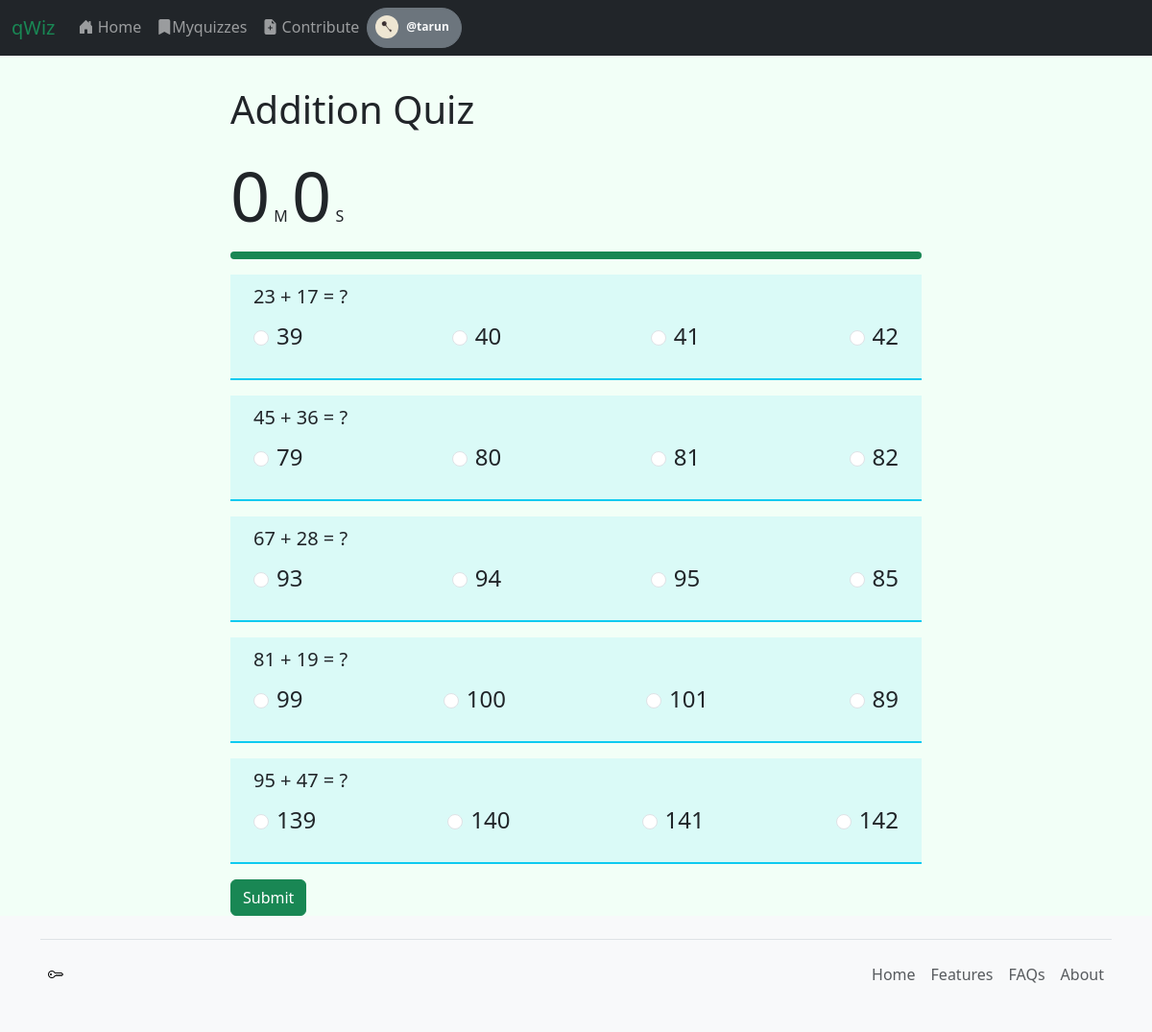
Page /take_quiz/1/ (signed in) on the committed database.
### app1/models.py (models this page shows, shortened)
class User(AbstractUser):
    profile_picture = models.ImageField(upload_to='profile_pictures/', null=True, blank=True)

class Quiz(models.Model):
    title = models.CharField(max_length=255)
    description = models.TextField(blank=True, null=True)
    created_at = models.DateTimeField(auto_now_add=True)
    instructions = models.TextField(blank=True, null=True)
    status = models.BooleanField(verbose_name="is_open", default=False)
    archived = models.BooleanField(verbose_name="is_archived", default=False)
    auther = models.ForeignKey(User, on_delete=models.SET_NULL, null=True, blank=True)
    difficulty_level = models.CharField(
        max_length=20,
        choices=[("easy", "Easy"), ("medium", "Medium"), ("hard", "Hard")],
        default="medium",
    )
    category = models.ForeignKey(
        Category, on_delete=models.SET_NULL, null=True, blank=True
    )
    time_limit = models.IntegerField(default=10)  # in minutes

class Question(models.Model):
    quiz = models.ForeignKey(Quiz, on_delete=models.CASCADE)
    points = models.PositiveIntegerField(default=0)
    question_text = models.TextField()
    category = models.ForeignKey(
        Category, on_delete=models.SET_NULL, null=True, blank=True
    )
    difficulty_level = models.CharField(
        max_length=20,
        choices=[("easy", "Easy"), ("medium", "Medium"), ("hard", "Hard")],
        default="medium",
    )
    time_limit = models.IntegerField(default=30)  # in seconds
    created_at = models.DateTimeField(auto_now_add=True)

class Choice(models.Model):
    question = models.ForeignKey(Question, on_delete=models.CASCADE)
    choice_text = models.CharField(max_length=255)
    is_correct = models.BooleanField(default=False)

### app1/views.py (the view)
# urls.py: path("take_quiz/<int:quiz_id>/", views.takequizview, name="take_quiz"),
@login_required
def takequizview(request, quiz_id):
    if request.method == "GET":
        quiz = get_object_or_404(Quiz, pk=quiz_id)
        questions = quiz.question_set.all()
        return render(request, "app1/take_quiz.html", {
                "quiz": quiz,
                "questions": questions,
        },)
    return redirect('app1:results')

### app1/templates/app1/take_quiz.html (shortened to what this page needs)
{% extends 'app1/base.html' %}
{% load static %}
{% block css %}
<link rel="stylesheet" href="{% static 'app1/css/take_quiz.css' %}">
{% endblock %}
{% block body %}
<div class="m-auto quiz-view">
    <div>
        <p class="fs-1">{{ quiz.title }}</p>
        <p><span class="display-2" id="minutes">0</span> M <span class="display-2" id="seconds">0</span> S</p>
    </div>
    <div class="progress mb-3" style="height: 8px;">
        <div class="progress-bar text-bg-success" id="progress-bar" style="width: 100%;"></div>
    </div>
    <form action="{% url 'app1:results' quiz.id %}" method='post'>
        {% for question in questions %}
            <div class="px-4 py-2 mb-3 bg-info bg-opacity-10 border-bottom border-2 border-info">
                <div class="quiz-question">{{ question.question_text }}</div>
                <ul class="d-flex flex-row flex-wrap quiz-choices align-items-center">
                    {% for choice in question.choice_set.all %}
                        <div class="form-check d-flex flex-row align-items-center justify-content-center">
                            <input class="form-check-input" type="radio" id="option-{{ choice.id }}" name="option-{{ question.id }}" value="{{ choice.id }}">
                            <label class="form-check-label fs-4" for="option-{{ choice.id }}">{{ choice.choice_text }}</label>
                        </div>
                    {% endfor %}
                </ul>
            </div>
        {% endfor %}
        <button type="submit" id="submit-button" class="btn btn-success">Submit</button>
    </form>
</div>
{% endblock %}

### app1/templates/app1/base.html (shortened to what this page needs)
{% load static %}
<!DOCTYPE html>
<html lang="en" class="h-100" data-bs-theme="light">
<head>
    <head>
        <link href="https://cdn.jsdelivr.net/npm/bootstrap@5.3.3/dist/css/bootstrap.min.css" rel="stylesheet">
        <link rel="stylesheet" href="https://cdn.jsdelivr.net/npm/bootstrap-icons@1.11.3/font/bootstrap-icons.min.css">
        <link rel="stylesheet" href="{% static 'app1/css/style.css' %}">
        {% block css %}{% endblock %}
    </head>
<body class='d-flex flex-column h-100 py-4 bg-body-tertiary'>
    <header>
        <nav class="navbar navbar-expand-md navbar-dark fixed-top bg-dark">
            <div class="container-fluid">
                <a class="navbar-brand text-success" href="{% url 'app1:index' %}">qWiz</a>
                <div class="navbar-collapse collapse" id="navbarCollapse">
                    <ul class="navbar-nav me-auto mb-2 mb-md-0">
                        <li class="nav-item">
                            <a class="nav-link" aria-current="page" href="{% url 'app1:index' %}"><i
                                    class="bi bi-house-door-fill"></i> Home</a>
                        </li>
                        <li class="nav-item">
                            <a class="nav-link" href="{% url 'app1:my_quizzes' %}"><i
                                    class="bi bi-bookmark-fill"></i>Myquizzes</a>
                        </li>
                        <li class="nav-item">
                            <a class="nav-link" href="{% url 'app1:create_quiz' %}"><i
                                    class="bi bi-file-earmark-plus-fill"></i> Contribute</a>
                        </li>
                        {% if user.is_authenticated %}
                        <div class="dropdown">
                            <button class="btn btn-secondary rounded-pill p-1" data-bs-toggle="dropdown"
                                aria-expanded="false">
                                <span
                                    class="badge d-flex align-items-center p-1  text-body bg-transparent rounded-pill"><img
                                        class="rounded-circle me-1" width="24" height="24"
                                        src="{% static 'app1/images/favicon/key-72.png' %}" alt="">
                                    <div class="col px-3 ">
                                        <div class="row text-light">
                                            @{{ user.username }}
                                        </div>
                                    </div>
                                </span>
                            </button>
                        </div>
                        {% endif %}
                    </ul>
                </div>
            </div>
        </nav>
    </header>
    <main class="flex-shrink-0">
        <div class="container">
            {% block body %}
            {% endblock %}
        </div>
    </main>
    <div class="footer mt-auto container">
        <footer class="d-flex flex-wrap justify-content-between align-items-center py-3 my-4 border-top">
            <a href="#" class="col-md-4 d-flex align-items-center justify-content-start p-2 mb-3 mb-md-0 me-md-auto link-body-emphasis text-decoration-none">
                <i class="bi bi-key"></i>
            </a>
            <ul class="nav justify-content-end">
            <li class="nav-item"><a href="#" class="nav-link px-2 text-body-secondary">Home</a></li>
            <li class="nav-item"><a href="#" class="nav-link px-2 text-body-secondary">Features</a></li>
            <li class="nav-item"><a href="#" class="nav-link px-2 text-body-secondary">FAQs</a></li>
            <li class="nav-item"><a href="#" class="nav-link px-2 text-body-secondary">About</a></li>
            </ul>
        </footer>
    </div>
</body>
</html>

### app1/static/app1/css/style.css (style rules this page uses)
main > .container { padding: 60px 15px 0; }

### app1/static/app1/css/take_quiz.css (style rules this page uses)
.quiz-question { font-size: 20px; margin-bottom: 8px; }
.quiz-choices { list-style: none; padding: 0; justify-content: space-between; }
.quiz-choices input[type="radio"] { margin-right: 0.5rem; }
.quiz-view { max-width: 720px; }
main { background-color: #f2fff7; }

### rows in the picture
User: username "tarun"
Quiz: title "Addition Quiz"
Question: question_text "23 + 17 = ?"
Choice: choice_text "39"
Choice: choice_text "40"
Choice: choice_text "41"
Choice: choice_text "42"
Question: question_text "45 + 36 = ?"
Choice: choice_text "79"
Choice: choice_text "80"
Choice: choice_text "81"
Choice: choice_text "82"
Question: question_text "67 + 28 = ?"
Choice: choice_text "93"
Choice: choice_text "94"
Choice: choice_text "95"
Choice: choice_text "85"
Question: question_text "81 + 19 = ?"
Choice: choice_text "99"
Choice: choice_text "100"
Choice: choice_text "101"
Choice: choice_text "89"
Question: question_text "95 + 47 = ?"
Choice: choice_text "139"
Choice: choice_text "140"
Choice: choice_text "141"
Choice: choice_text "142"
